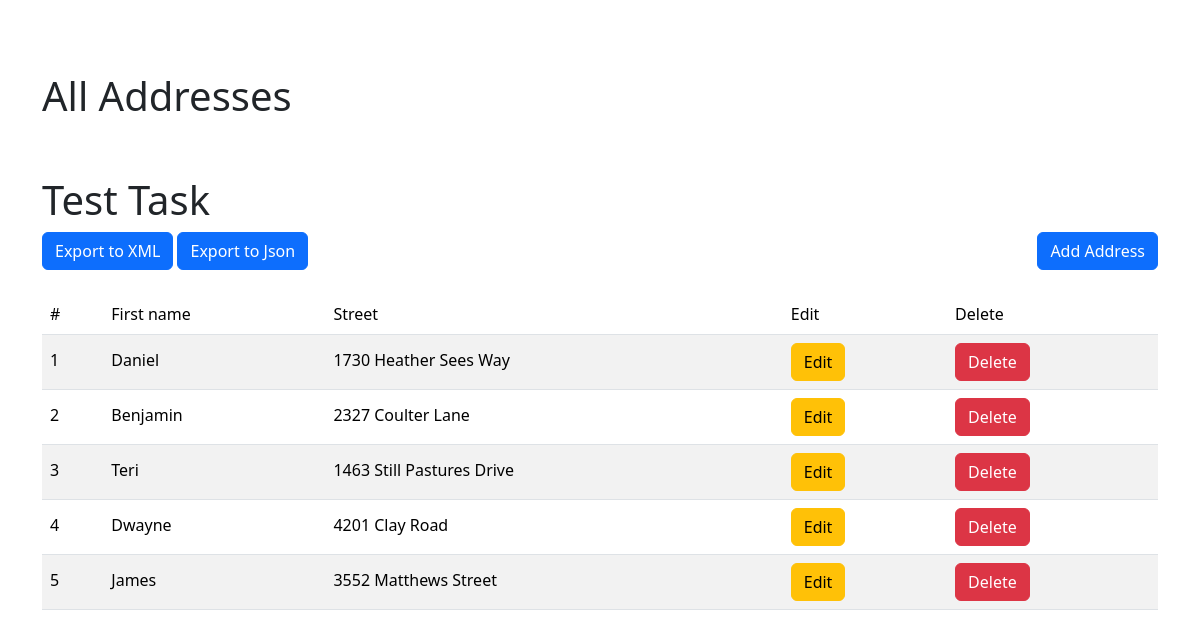
The page / on the database its author committed.
### tables this page shows
CREATE TABLE IF NOT EXISTS `addresses` (
  `id` int NOT NULL AUTO_INCREMENT,
  `city_id` int NOT NULL,
  `name` varchar(255) NOT NULL,
  `first_name` varchar(255) NOT NULL,
  `email` varchar(255) NOT NULL,
  `street` varchar(255) NOT NULL,
  `zip` varchar(10) NOT NULL,
  `created_at` datetime NOT NULL,
  `updated_at` timestamp NOT NULL,
  PRIMARY KEY (`id`),
  KEY `city_id` (`city_id`),
  CONSTRAINT `city_id` FOREIGN KEY (`city_id`) REFERENCES `cities` (`id`) ON DELETE CASCADE
);

### libs/Helper.php (called while the page is built, shortened)
<?php
    class Helper{
        public static function view($view, $var = []){
            $view_file = '.'.DIRECTORY_SEPARATOR.'views'.DIRECTORY_SEPARATOR.$view.'.php';
            require_once $view_file;
        }
        public static function getRootURL(){
            $protocol = isset($_SERVER['HTTPS']) && $_SERVER['HTTPS'] === 'on' ? 'https' : 'http';
            $host = $_SERVER['HTTP_HOST'];
            $base_path = rtrim(dirname($_SERVER['SCRIPT_NAME']), '/');
            $rootUrl = $protocol.'://'.$host.$base_path;
            return $rootUrl;
        }
        public static function link($url){
            $root_url = Self::getRootURL();
            $root_url = trim($root_url, '/');
            $root_url = trim($root_url, '\\');
            return $root_url.'/'.$url;
        }
    }

### controllers/main.php (called while the page is built, shortened)
<?php
    class Main{
        public function index(){
            $op = new DBOperations();
            $data['addresses'] = $op->fetchAddresses();
            Helper::view('index', $data);
        }
    }

### app.php (called while the page is built, shortened)
<?php
    class App{
        public function startApp(){
            $method_name = 'index';
            $obj = new $className;
            call_user_func([$obj, $method_name]);
        }
    }

### index.php (called while the page is built, shortened)
<?php
    $app = new App();
    $app->startApp();

### libs/Connection.php (called while the page is built, shortened)
<?php
    class Connection{
        protected $connection;
        protected function connect(){
            try{
                $this->connection = new \PDO("mysql:host=".MYSQL_HOST.";dbname=".MYSQL_DB, MYSQL_USER, MYSQL_PASS);
                $this->connection->setAttribute(\PDO::ATTR_ERRMODE, \PDO::ERRMODE_EXCEPTION);
            }catch(\PDOException $e){
                die();
            }
        }
        protected function query($string, $bind_ray = []){
            $query = $this->connection->prepare($string);
            $query->execute();
            return $query;
        }
    }

### models/DBOperations.php (called while the page is built, shortened)
<?php
    class DBOperations extends Connection{
        public function fetchAddresses(){
            $sql = $this->query("SELECT * FROM `addresses` ORDER BY `id` DESC");
            return $sql->fetchAll(\PDO::FETCH_ASSOC);
        }
    }

### views/index.php (the view, shortened to what this page needs)
<?php
    include_once '.'.DIRECTORY_SEPARATOR.'views'.DIRECTORY_SEPARATOR.'common'.DIRECTORY_SEPARATOR.'header.php';
?>
<body>
    <div class="container">
        <br>
        <br>
        <br>
        <h1>All Addresses</h1>
        <br>
        <br>
        <h1>Test Task</h1>
        <a style="float:right" href="<?php echo \Libs\Helper::link('main/create'); ?>" class="btn btn-primary">Add Address</a>
        <a href="<?php echo \Libs\Helper::link('main/export_xml'); ?>" class="btn btn-primary">Export to XML</a>
        <a href="<?php echo \Libs\Helper::link('main/export_json'); ?>" class="btn btn-primary">Export to Json</a>
        <br>
        <table class="table table-striped">
            <thead>
                <tr>
                <th>#</th>
                <th>First name</th>
                <th>Street</th>
                <th>Edit</th>
                <th>Delete</th>
                </tr>
            </thead>
            <tbody>
                <?php
                    for($z = 0 ; $z < count($var['addresses']) ; $z++){
                        echo '<tr>
                        <td>'.($z+1).'</td>
                        <td>'.$var['addresses'][$z]['first_name'].'</td>
                        <td>'.$var['addresses'][$z]['street'].'</td>
                        <td><a href="'.\Libs\Helper::link('main/edit/'.$var['addresses'][$z]['id']).'" class="btn btn-warning">Edit</a></td>
                        <td><a onClick="return delete_confirm();" href="'.\Libs\Helper::link('main/delete/'.$var['addresses'][$z]['id']).'" class="btn btn-danger">Delete</a></td>
                        </tr>';
                    }
                ?>
            </tbody>
        </table>
    </div>
</body>
</html>

### views/common/header.php (shortened to what this page needs)
<!doctype html>
<html>
<head>
  <link href="<?php echo \Libs\Helper::link('assets/reset.css'); ?>" rel="stylesheet">
  <link href="https://cdn.jsdelivr.net/npm/bootstrap@5.3.3/dist/css/bootstrap.min.css" rel="stylesheet">
  <link href="<?php echo \Libs\Helper::link('assets/main.css'); ?>" rel="stylesheet">
</head>

### rows shown on the page
addresses: first_name "Daniel", street "1730 Heather Sees Way"
addresses: first_name "Benjamin", street "2327 Coulter Lane"
addresses: first_name "Teri", street "1463 Still Pastures Drive"
addresses: first_name "Dwayne", street "4201 Clay Road"
addresses: first_name "James", street "3552 Matthews Street"
